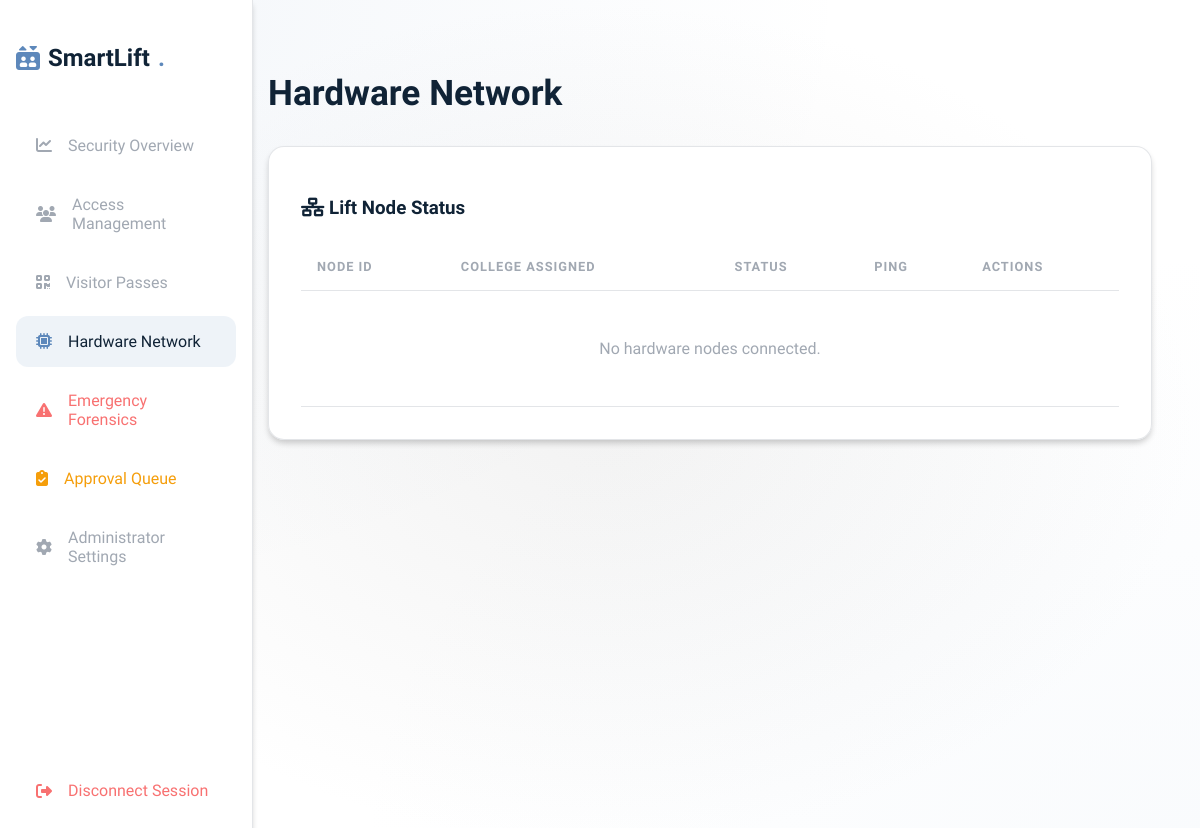
Page /hardware (signed in) on the earlier database version.
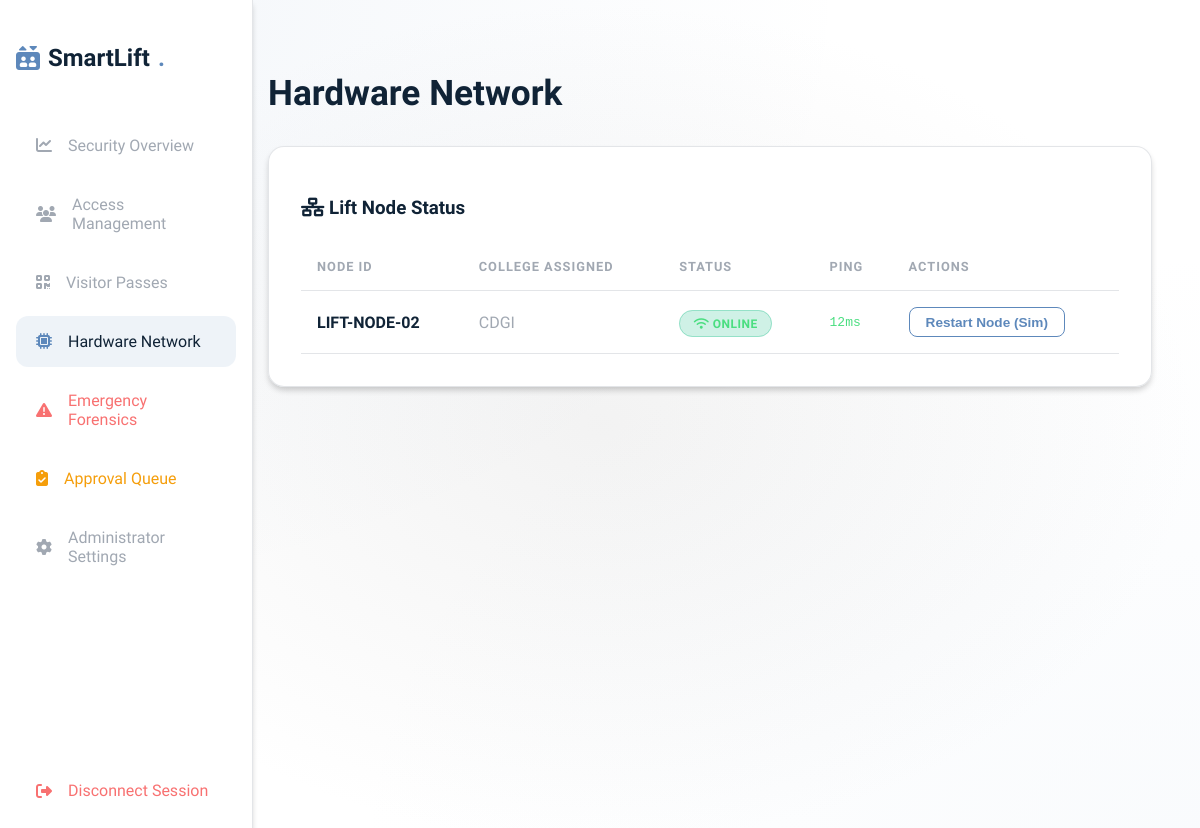
Same page on the later database version.
### software/models.py (models this page shows)
class Lift(db.Model):
    Lift_id = db.Column(db.Integer, primary_key=True) # ER Mapping: Lift_id
    name = db.Column(db.String(50), default='Main Lobby Lift')
    status = db.Column(db.String(50), default='Idle') # ER Mapping: status
    tenant_id = db.Column(db.Integer, db.ForeignKey('tenant.id'), nullable=False)
    floor_requests = db.relationship('FloorRequest', backref='lift', lazy=True)

class Tenant(db.Model):
    id = db.Column(db.Integer, primary_key=True)
    name = db.Column(db.String(100), nullable=False) # Equivalent to clg_name
    clg_id = db.Column(db.String(50), nullable=True) # ER Mapping: cfg_id
    No_Floor = db.Column(db.Integer, default=5) # ER Mapping: No_Floor
    max_lifts = db.Column(db.Integer, default=5) # Subscription hardware capacity
    primary_color = db.Column(db.String(20), default='#3b82f6')
    logo_path = db.Column(db.String(255), nullable=True)
    subscription_status = db.Column(db.String(50), default='Active')
    subscription_type = db.Column(db.String(50), default='Premium')
    created_at = db.Column(db.DateTime, default=datetime.utcnow)
    admins = db.relationship('Admin', backref='tenant', lazy=True)
    users = db.relationship('User', backref='tenant', lazy=True)
    lifts = db.relationship('Lift', backref='tenant', lazy=True)

### app.py (the view)
@app.route('/hardware')
def hardware():
    if 'admin_id' not in session: return redirect(url_for('login'))
    lifts = Lift.query.filter_by(tenant_id=session['tenant_id']).all()
    return render_template('hardware.html', lifts=lifts)

### app.py (called while the page is built)
@app.context_processor
def inject_csrf():
    def generate_csrf_token():
        if '_csrf_token' not in session:
            session['_csrf_token'] = secrets.token_hex(16)
        return session['_csrf_token']
    return dict(csrf_token=generate_csrf_token)

@app.before_request
def csrf_protect():
    if request.method == "POST":
        if request.endpoint in EXEMPT_CSRF_ENDPOINTS or request.path.startswith('/api/'):
            return
        token = session.get('_csrf_token', None)
        if request.is_json or request.content_type == 'application/json':
            if not token or token != request.headers.get('X-CSRFToken'):
                return jsonify({"error": "CSRF token missing or invalid."}), 403
            return
        if not token or token != request.form.get('csrf_token'):
            flash("CSRF token missing or invalid. Please reload the page and try again.", "danger")
            return redirect(request.referrer or url_for('superadmin_dashboard'))

### templates/hardware.html
{% extends 'base.html' %}
{% block content %}
<div class="dashboard-layout">
    {% include 'sidebar.html' %}
    <div class="main-content" style="padding: 3rem;">
        <h1 style="margin-bottom: 2rem; font-size: 2.2rem;">Hardware Network</h1>
        <div class="glass-panel">
            <h3 style="margin-bottom: 1.5rem;"><i class="fa-solid fa-network-wired"></i> Lift Node Status</h3>
            <table>
                <thead>
                    <tr>
                        <th>Node ID</th>
                        <th>College Assigned</th>
                        <th>Status</th>
                        <th>Ping</th>
                        <th>Actions</th>
                    </tr>
                </thead>
                <tbody>
                    {% for lift in lifts %}
                    <tr>
                        <td style="font-weight: 600;">LIFT-NODE-0{{ lift.Lift_id }}</td>
                        <td style="color: var(--text-muted);">{{ lift.tenant.name if lift.tenant else 'Unassigned Tenant' }}</td>
                        <td>
                            {% if lift.status == 'Online' or lift.status == 'Operational' %}
                            <span class="badge badge-success"><i class="fa-solid fa-wifi"></i> Online</span>
                            {% else %}
                            <span class="badge badge-danger"><i class="fa-solid fa-triangle-exclamation"></i> Offline</span>
                            {% endif %}
                        </td>
                        <td style="color: var(--success); font-family: monospace;">12ms</td>
                        <td>
                            <button class="btn-primary" style="padding: 0.4rem 1rem; font-size: 0.85rem; background: transparent; border: 1px solid var(--accent); color: var(--accent); box-shadow:none;" title="Simulation only">Restart Node (Sim)</button>
                        </td>
                    </tr>
                    {% else %}
                    <tr><td colspan="5" style="text-align: center; color: var(--text-muted); padding: 3rem;">No hardware nodes connected.</td></tr>
                    {% endfor %}
                </tbody>
            </table>
        </div>
    </div>
</div>
{% endblock %}

Differences in the rows shown:
added Lift: Lift_id "2", tenant "CDGI", status "Online" (drawn)
Other differences:
text no longer shown: "No hardware nodes connected."
